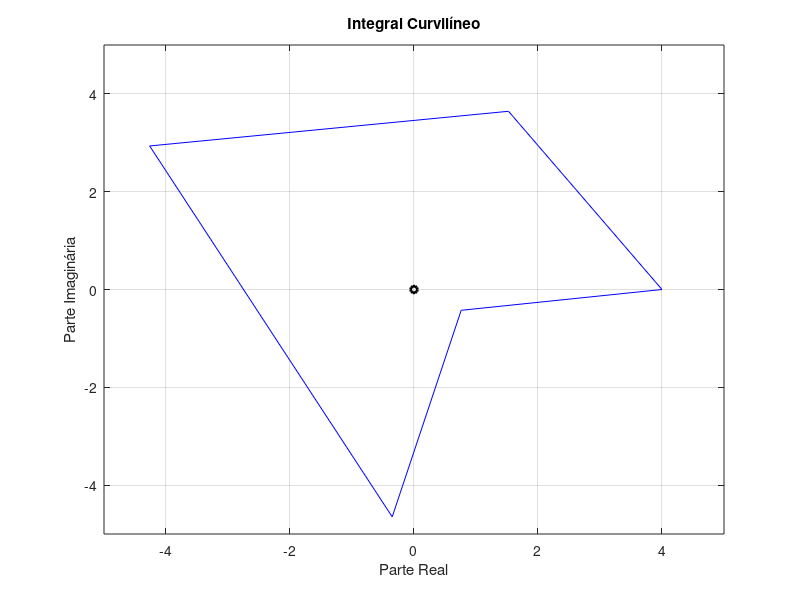

Source code (MATLAB):
% Definição da função
f = @(z) 1./(2*pi.*z);
% Definição dos pontos do caminho
z0 = 4 + 0i; % Ponto fixo
z1 = complex(rand()*5, rand()*5); % Ponto aleatório no 1º quadrante
z2 = complex(-rand()*5, rand()*5); % Ponto aleatório no 2º quadrante
z3 = complex(-rand()*5, -rand()*5); % Ponto aleatório no 3º quadrante
z4 = complex(rand()*5, -rand()*5); % Ponto aleatório no 4º quadrante
% Criação do caminho fechado de z0 até z0 passando pelos pontos z1, z2, z3 e z4
waypoints = [z0, z1, z2, z3, z4, z0];
figure();
plot(waypoints, 'b');hold on
plot(0, 0, 'ko', 'MarkerSize', 5, 'LineWidth', 2); % Plota o ponto (0,0)
% Definição os limites dos eixos
xlim([-5 5]);
ylim([-5 5]);
%Adiciona legenda e eixos
grid on
title('Integral Curvilíneo')
xlabel('Parte Real')
ylabel('Parte Imaginária')
% Cálculo do integral
resultado = integral(f, z0, z1) + integral(f, z1, z2) + integral(f, z2, z3) + integral(f, z3, z4) + integral(f, z4, z0);
% Representação do resultado
disp(resultado)
